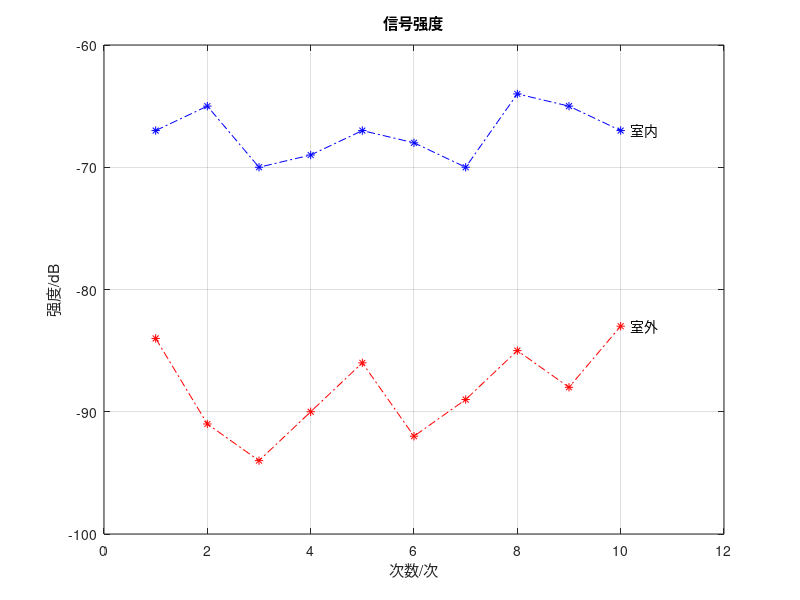

The MATLAB source for this figure:
f = figure('name','信号强度曲线','NumberTitle','off'); %新建窗口
x = 1:1:10; %采样
y = [-84 -91 -94 -90 -86 -92 -89 -85 -88 -83];
z = [-67 -65 -70 -69 -67 -68 -70 -64 -65 -67];
plot(x, y, 'r -. *', x, z, 'b -. *'); %连续
xlabel('次数/次');
ylabel('强度/dB');
title('信号强度');
text(10.2, -83,'室外');
text(10.2, -67,'室内');
axis([0, 12,-100, -60]); %设定xy轴范围
grid on %显示网格


